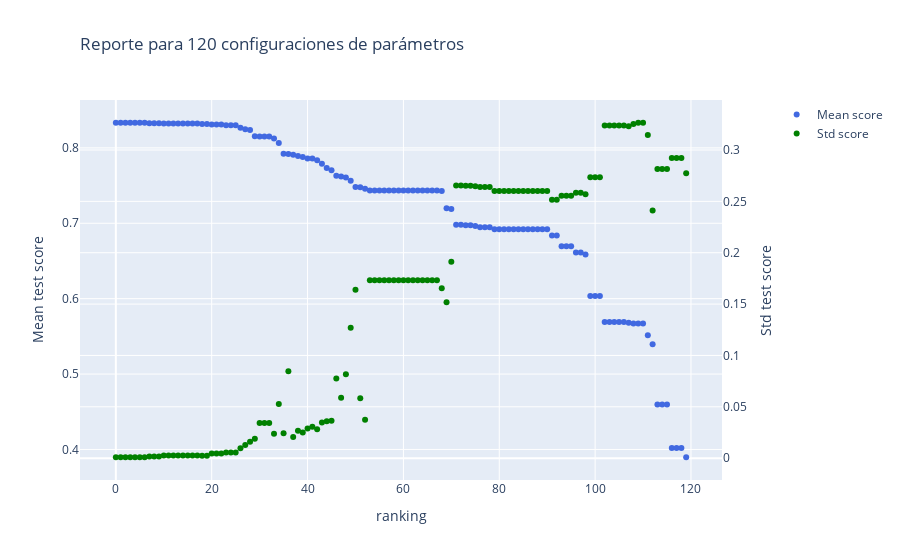

Write notebook code for a chart like this one.
### Code cell
fig = go.Figure()

fig = make_subplots(specs=[[{"secondary_y": True}]])

fig.add_trace(go.Scatter(x=df.index, y=df['mean_test_score'], 
                         name='Mean score', mode='markers', marker=dict(color='royalblue'),
                         yaxis='y1',
                         text=df['params'].astype('str')
                         )
             )

fig.add_trace(go.Scatter(x=df.index, y=df['std_test_score'], 
                         name='Std score', mode='markers', marker=dict(color='green'),
                         yaxis = 'y2',
                         text=df['params'].astype('str')
                         )
             )

fig.update_layout(
    title=go.layout.Title(
        text="Reporte para {} configuraciones de parámetros".format(len(df)),
        xref="paper",
        x=0
    ),
    xaxis_title="ranking",
    yaxis_title="Mean test score",
    yaxis2_title="Std test score", 
 )

### Figure 1 — Plotly figure (JSON) as saved in the notebook; plotly's stock layout.template omitted (floating-point values rounded to 4 significant figures)
{"data": [{"marker": {"color": "royalblue"}, "mode": "markers", "name": "Mean score", "text": ["{'alpha': 0.0001, 'eta0': 0.01, 'learning_rate': 'constant', 'loss': 'hinge'}", "{'alpha': 0.1, 'eta0': 1, 'learning_rate': 'constant', 'loss': 'hinge'}", "{'alpha': 0.1, 'eta0': 1, 'learning_rate': 'constant', 'loss': 'log'}", "{'alpha': 1.0, 'eta0': 0.1, 'learning_rate': 'constant', 'loss': 'hinge'}", "{'alpha': 1.0, 'eta0': 0.1, 'learning_rate': 'constant', 'loss': 'log'}", "{'alpha': 1.0, 'eta0': 1, 'learning_rate': 'constant', 'loss': 'hinge'}", "{'alpha': 1.0, 'eta0': 1, 'learning_rate': 'constant', 'loss': 'log'}", "{'alpha': 0.001, 'eta0': 1, 'learning_rate': 'constant', 'loss': 'hinge'}", "{'alpha': 0.01, 'eta0': 0.1, 'learning_rate': 'constant', 'loss': 'hinge'}", "{'alpha': 0.1, 'eta0': 0.01, 'learning_rate': 'constant', 'loss': 'hinge'}", "{'alpha': 0.0001, 'eta0': 0.01, 'learning_rate': 'constant', 'loss': 'log'}", "{'alpha': 0.01, 'eta0': 1, 'learning_rate': 'constant', 'loss': 'hinge'}", "{'alpha': 0.01, 'eta0': 1, 'learning_rate': 'constant', 'loss': 'log'}", "{'alpha': 0.1, 'eta0': 0.1, 'learning_rate': 'constant', 'loss': 'hinge'}", "{'alpha': 0.1, 'eta0': 0.1, 'learning_rate': 'constant', 'loss': 'log'}", "{'alpha': 1.0, 'eta0': 0.01, 'learning_rate': 'constant', 'loss': 'hinge'}", "{'alpha': 1.0, 'eta0': 0.01, 'learning_rate': 'constant', 'loss': 'log'}", "{'alpha': 1.0, 'eta0': 1, 'learning_rate': 'adaptive', 'loss': 'log'}", "{'alpha': 0.0001, 'eta0': 0.1, 'learning_rate': 'constant', 'loss': 'log'}", "{'alpha': 0.001, 'eta0': 0.01, 'learning_rate': 'constant', 'loss': 'log'}", "{'alpha': 1.0, 'eta0': 0.01, 'learning_rate': 'optimal', 'loss': 'log'}", "{'alpha': 1.0, 'eta0': 0.1, 'learning_rate': 'optimal', 'loss': 'log'}", "{'alpha': 1.0, 'eta0': 1, 'learning_rate': 'optimal', 'loss': 'log'}", "{'alpha': 0.0001, 'eta0': 1, 'learning_rate': 'constant', 'loss': 'log'}", "{'alpha': 0.001, 'eta0': 0.1, 'learning_rate': 'constant', 'loss': 'log'}", "{'alpha': 0.01, 'eta0': 0.01, 'learning_rate': 'constant', 'loss': 'log'}", "{'alpha': 0.1, 'eta0': 0.1, 'learning_rate': 'adaptive', 'loss': 'hinge'}", "{'alpha': 1.0, 'eta0': 0.01, 'learning_rate': 'adaptive', 'loss': 'hinge'}", "{'alpha': 0.1, 'eta0': 0.01, 'learning_rate': 'adaptive', 'loss': 'log'}", "{'alpha': 0.01, 'eta0': 1, 'learning_rate': 'adaptive', 'loss': 'hinge'}", "{'alpha': 0.001, 'eta0': 1, 'learning_rate': 'constant', 'loss': 'log'}", "{'alpha': 0.01, 'eta0': 0.1, 'learning_rate': 'constant', 'loss': 'log'}", "{'alpha': 0.1, 'eta0': 0.01, 'learning_rate': 'constant', 'loss': 'log'}", "{'alpha': 0.01, 'eta0': 1, 'learning_rate': 'adaptive', 'loss': 'log'}", "{'alpha': 0.1, 'eta0': 1, 'learning_rate': 'adaptive', 'loss': 'hinge'}", "{'alpha': 0.0001, 'eta0': 0.01, 'learning_rate': 'adaptive', 'loss': 'log'}", "{'alpha': 1.0, 'eta0': 0.01, 'learning_rate': 'adaptive', 'loss': 'log'}", "{'alpha': 0.01, 'eta0': 0.01, 'learning_rate': 'adaptive', 'loss': 'log'}", "{'alpha': 0.0001, 'eta0': 0.1, 'learning_rate': 'adaptive', 'loss': 'hinge'}", "{'alpha': 0.0001, 'eta0': 0.1, 'learning_rate': 'adaptive', 'loss': 'log'}", "{'alpha': 0.001, 'eta0': 1, 'learning_rate': 'adaptive', 'loss': 'hinge'}", "{'alpha': 0.0001, 'eta0': 1, 'learning_rate': 'adaptive', 'loss': 'log'}", "{'alpha': 0.0001, 'eta0': 1, 'learning_rate': 'adaptive', 'loss': 'hinge'}", "{'alpha': 0.001, 'eta0': 0.1, 'learning_rate': 'adaptive', 'loss': 'hinge'}", "{'alpha': 0.001, 'eta0': 1, 'learning_rate': 'adaptive', 'loss': 'log'}", "{'alpha': 0.001, 'eta0': 0.1, 'learning_rate': 'adaptive', 'loss': 'log'}", "{'alpha': 0.01, 'eta0': 0.1, 'learning_rate': 'adaptive', 'loss': 'log'}", "{'alpha': 0.0001, 'eta0': 0.01, 'learning_rate': 'adaptive', 'loss': 'hinge'}", "{'alpha': 0.001, 'eta0': 0.01, 'learning_rate': 'adaptive', 'loss': 'log'}", "{'alpha': 0.1, 'eta0': 1, 'learning_rate': 'adaptive', 'loss': 'log'}", "{'alpha': 0.1, 'eta0': 0.01, 'learning_rate': 'adaptive', 'loss': 'hinge'}", "{'alpha': 0.01, 'eta0': 0.01, 'learning_rate': 'adaptive', 'loss': 'hinge'}", "{'alpha': 0.001, 'eta0': 0.01, 'learning_rate': 'adaptive', 'loss': 'hinge'}", "{'alpha': 0.0001, 'eta0': 0.01, 'learning_rate': 'optimal', 'loss': 'hinge'}", "{'alpha': 0.0001, 'eta0': 0.1, 'learning_rate': 'optimal', 'loss': 'hinge'}", "{'alpha': 0.0001, 'eta0': 1, 'learning_rate': 'optimal', 'loss': 'hinge'}", "{'alpha': 0.001, 'eta0': 0.01, 'learning_rate': 'optimal', 'loss': 'hinge'}", "{'alpha': 0.001, 'eta0': 0.1, 'learning_rate': 'optimal', 'loss': 'hinge'}", "{'alpha': 0.001, 'eta0': 1, 'learning_rate': 'optimal', 'loss': 'hinge'}", "{'alpha': 0.01, 'eta0': 0.01, 'learning_rate': 'optimal', 'loss': 'hinge'}", "{'alpha': 0.01, 'eta0': 0.1, 'learning_rate': 'optimal', 'loss': 'hinge'}", "{'alpha': 0.01, 'eta0': 1, 'learning_rate': 'optimal', 'loss': 'hinge'}", "{'alpha': 0.1, 'eta0': 0.01, 'learning_rate': 'optimal', 'loss': 'hinge'}", "{'alpha': 0.1, 'eta0': 0.1, 'learning_rate': 'optimal', 'loss': 'hinge'}", "{'alpha': 0.1, 'eta0': 1, 'learning_rate': 'optimal', 'loss': 'hinge'}", "{'alpha': 1.0, 'eta0': 0.01, 'learning_rate': 'optimal', 'loss': 'hinge'}", "{'alpha': 1.0, 'eta0': 0.1, 'learning_rate': 'optimal', 'loss': 'hinge'}", "{'alpha': 1.0, 'eta0': 1, 'learning_rate': 'optimal', 'loss': 'hinge'}", "{'alpha': 1.0, 'eta0': 0.1, 'learning_rate': 'adaptive', 'loss': 'hinge'}", "{'alpha': 0.01, 'eta0': 0.1, 'learning_rate': 'adaptive', 'loss': 'hinge'}", "{'alpha': 1.0, 'eta0': 0.1, 'learning_rate': 'adaptive', 'loss': 'log'}", "{'alpha': 0.1, 'eta0': 1, 'learning_rate': 'invscaling', 'loss': 'hinge'}", "{'alpha': 1.0, 'eta0': 0.1, 'learning_rate': 'invscaling', 'loss': 'hinge'}", "{'alpha': 0.0001, 'eta0': 0.1, 'learning_rate': 'invscaling', 'loss': 'hinge'}", "{'alpha': 0.001, 'eta0': 0.01, 'learning_rate': 'invscaling', 'loss': 'hinge'}", "{'alpha': 0.0001, 'eta0': 0.01, 'learning_rate': 'invscaling', 'loss': 'log'}", "{'alpha': 0.001, 'eta0': 1, 'learning_rate': 'invscaling', 'loss': 'log'}", "{'alpha': 0.01, 'eta0': 0.1, 'learning_rate': 'invscaling', 'loss': 'log'}", "{'alpha': 0.1, 'eta0': 0.01, 'learning_rate': 'invscaling', 'loss': 'log'}", "{'alpha': 0.0001, 'eta0': 0.01, 'learning_rate': 'optimal', 'loss': 'log'}", "{'alpha': 0.0001, 'eta0': 0.1, 'learning_rate': 'optimal', 'loss': 'log'}", "{'alpha': 0.0001, 'eta0': 1, 'learning_rate': 'optimal', 'loss': 'log'}", "{'alpha': 0.001, 'eta0': 0.01, 'learning_rate': 'optimal', 'loss': 'log'}", "{'alpha': 0.001, 'eta0': 0.1, 'learning_rate': 'optimal', 'loss': 'log'}", "{'alpha': 0.001, 'eta0': 1, 'learning_rate': 'optimal', 'loss': 'log'}", "{'alpha': 0.01, 'eta0': 0.01, 'learning_rate': 'optimal', 'loss': 'log'}", "{'alpha': 0.01, 'eta0': 0.1, 'learning_rate': 'optimal', 'loss': 'log'}", "{'alpha': 0.01, 'eta0': 1, 'learning_rate': 'optimal', 'loss': 'log'}", "{'alpha': 0.1, 'eta0': 0.01, 'learning_rate': 'optimal', 'loss': 'log'}", "{'alpha': 0.1, 'eta0': 0.1, 'learning_rate': 'optimal', 'loss': 'log'}", "{'alpha': 0.1, 'eta0': 1, 'learning_rate': 'optimal', 'loss': 'log'}", "{'alpha': 0.0001, 'eta0': 0.1, 'learning_rate': 'constant', 'loss': 'hinge'}", "{'alpha': 0.001, 'eta0': 0.01, 'learning_rate': 'constant', 'loss': 'hinge'}", "{'alpha': 0.01, 'eta0': 1, 'learning_rate': 'invscaling', 'loss': 'log'}", "{'alpha': 0.1, 'eta0': 0.1, 'learning_rate': 'invscaling', 'loss': 'log'}", "{'alpha': 1.0, 'eta0': 0.01, 'learning_rate': 'invscaling', 'loss': 'log'}", "{'alpha': 0.0001, 'eta0': 1, 'learning_rate': 'invscaling', 'loss': 'log'}", "{'alpha': 0.001, 'eta0': 0.1, 'learning_rate': 'invscaling', 'loss': 'log'}", "{'alpha': 0.01, 'eta0': 0.01, 'learning_rate': 'invscaling', 'loss': 'log'}", "{'alpha': 0.0001, 'eta0': 1, 'learning_rate': 'constant', 'loss': 'hinge'}", "{'alpha': 0.001, 'eta0': 0.1, 'learning_rate': 'constant', 'loss': 'hinge'}", "{'alpha': 0.01, 'eta0': 0.01, 'learning_rate': 'constant', 'loss': 'hinge'}", "{'alpha': 0.0001, 'eta0': 1, 'learning_rate': 'invscaling', 'loss': 'hinge'}", "{'alpha': 0.001, 'eta0': 0.1, 'learning_rate': 'invscaling', 'loss': 'hinge'}", "{'alpha': 0.01, 'eta0': 0.01, 'learning_rate': 'invscaling', 'loss': 'hinge'}", "{'alpha': 0.1, 'eta0': 1, 'learning_rate': 'invscaling', 'loss': 'log'}", "{'alpha': 1.0, 'eta0': 0.1, 'learning_rate': 'invscaling', 'loss': 'log'}", "{'alpha': 0.0001, 'eta0': 0.1, 'learning_rate': 'invscaling', 'loss': 'log'}", "{'alpha': 1.0, 'eta0': 1, 'learning_rate': 'adaptive', 'loss': 'hinge'}", "{'alpha': 1.0, 'eta0': 1, 'learning_rate': 'invscaling', 'loss': 'hinge'}", "{'alpha': 1.0, 'eta0': 1, 'learning_rate': 'invscaling', 'loss': 'log'}", "{'alpha': 0.0001, 'eta0': 0.01, 'learning_rate': 'invscaling', 'loss': 'hinge'}", "{'alpha': 0.1, 'eta0': 0.1, 'learning_rate': 'adaptive', 'loss': 'log'}", "{'alpha': 0.01, 'eta0': 1, 'learning_rate': 'invscaling', 'loss': 'hinge'}", "{'alpha': 0.1, 'eta0': 0.1, 'learning_rate': 'invscaling', 'loss': 'hinge'}", "{'alpha': 1.0, 'eta0': 0.01, 'learning_rate': 'invscaling', 'loss': 'hinge'}", "{'alpha': 0.001, 'eta0': 1, 'learning_rate': 'invscaling', 'loss': 'hinge'}", "{'alpha': 0.01, 'eta0': 0.1, 'learning_rate': 'invscaling', 'loss': 'hinge'}", "{'alpha': 0.1, 'eta0': 0.01, 'learning_rate': 'invscaling', 'loss': 'hinge'}", "{'alpha': 0.001, 'eta0': 0.01, 'learning_rate': 'invscaling', 'loss': 'log'}"], "type": "scatter", "x": [0, 1, 2, 3, 4, 5, 6, 7, 8, 9, 10, 11, 12, 13, 14, 15, 16, 17, 18, 19, 20, 21, 22, 23, 24, 25, 26, 27, 28, 29, 30, 31, 32, 33, 34, 35, 36, 37, 38, 39, 40, 41, 42, 43, 44, 45, 46, 47, 48, 49, 50, 51, 52, 53, 54, 55, 56, 57, 58, 59, 60, 61, 62, 63, 64, 65, 66, 67, 68, 69, 70, 71, 72, 73, 74, 75, 76, 77, 78, 79, 80, 81, 82, 83, 84, 85, 86, 87, 88, 89, 90, 91, 92, 93, 94, 95, 96, 97, 98, 99, 100, 101, 102, 103, 104, 105, 106, 107, 108, 109, 110, 111, 112, 113, 114, 115, 116, 117, 118, 119], "y": [0.8333, 0.8333, 0.8333, 0.8333, 0.8333, 0.8333, 0.8333, 0.8328, 0.8328, 0.8328, 0.8323, 0.8323, 0.8323, 0.8323, 0.8323, 0.8323, 0.8323, 0.8323, 0.8317, 0.8317, 0.8312, 0.8312, 0.8312, 0.8301, 0.8301, 0.8301, 0.8269, 0.8247, 0.8236, 0.8155, 0.815, 0.815, 0.815, 0.8123, 0.8064, 0.7923, 0.7918, 0.7907, 0.7891, 0.788, 0.7859, 0.7859, 0.7837, 0.7789, 0.7735, 0.7702, 0.7631, 0.7622, 0.7606, 0.7562, 0.7482, 0.7476, 0.7459, 0.7436, 0.7436, 0.7436, 0.7436, 0.7436, 0.7436, 0.7436, 0.7436, 0.7436, 0.7436, 0.7436, 0.7436, 0.7436, 0.7436, 0.7436, 0.7428, 0.7199, 0.719, 0.698, 0.698, 0.6975, 0.6975, 0.6964, 0.6948, 0.6948, 0.6948, 0.6921, 0.6921, 0.6921, 0.6921, 0.6921, 0.6921, 0.6921, 0.6921, 0.6921, 0.6921, 0.6921, 0.6921, 0.6837, 0.6837, 0.6694, 0.6694, 0.6694, 0.6614, 0.6614, 0.6587, 0.6034, 0.6034, 0.6034, 0.5692, 0.5692, 0.5692, 0.5692, 0.5692, 0.5681, 0.567, 0.567, 0.567, 0.5514, 0.5397, 0.4595, 0.4595, 0.4595, 0.4021, 0.4021, 0.4021, 0.3897], "yaxis": "y"}, {"marker": {"color": "green"}, "mode": "markers", "name": "Std score", "text": ["{'alpha': 0.0001, 'eta0': 0.01, 'learning_rate': 'constant', 'loss': 'hinge'}", "{'alpha': 0.1, 'eta0': 1, 'learning_rate': 'constant', 'loss': 'hinge'}", "{'alpha': 0.1, 'eta0': 1, 'learning_rate': 'constant', 'loss': 'log'}", "{'alpha': 1.0, 'eta0': 0.1, 'learning_rate': 'constant', 'loss': 'hinge'}", "{'alpha': 1.0, 'eta0': 0.1, 'learning_rate': 'constant', 'loss': 'log'}", "{'alpha': 1.0, 'eta0': 1, 'learning_rate': 'constant', 'loss': 'hinge'}", "{'alpha': 1.0, 'eta0': 1, 'learning_rate': 'constant', 'loss': 'log'}", "{'alpha': 0.001, 'eta0': 1, 'learning_rate': 'constant', 'loss': 'hinge'}", "{'alpha': 0.01, 'eta0': 0.1, 'learning_rate': 'constant', 'loss': 'hinge'}", "{'alpha': 0.1, 'eta0': 0.01, 'learning_rate': 'constant', 'loss': 'hinge'}", "{'alpha': 0.0001, 'eta0': 0.01, 'learning_rate': 'constant', 'loss': 'log'}", "{'alpha': 0.01, 'eta0': 1, 'learning_rate': 'constant', 'loss': 'hinge'}", "{'alpha': 0.01, 'eta0': 1, 'learning_rate': 'constant', 'loss': 'log'}", "{'alpha': 0.1, 'eta0': 0.1, 'learning_rate': 'constant', 'loss': 'hinge'}", "{'alpha': 0.1, 'eta0': 0.1, 'learning_rate': 'constant', 'loss': 'log'}", "{'alpha': 1.0, 'eta0': 0.01, 'learning_rate': 'constant', 'loss': 'hinge'}", "{'alpha': 1.0, 'eta0': 0.01, 'learning_rate': 'constant', 'loss': 'log'}", "{'alpha': 1.0, 'eta0': 1, 'learning_rate': 'adaptive', 'loss': 'log'}", "{'alpha': 0.0001, 'eta0': 0.1, 'learning_rate': 'constant', 'loss': 'log'}", "{'alpha': 0.001, 'eta0': 0.01, 'learning_rate': 'constant', 'loss': 'log'}", "{'alpha': 1.0, 'eta0': 0.01, 'learning_rate': 'optimal', 'loss': 'log'}", "{'alpha': 1.0, 'eta0': 0.1, 'learning_rate': 'optimal', 'loss': 'log'}", "{'alpha': 1.0, 'eta0': 1, 'learning_rate': 'optimal', 'loss': 'log'}", "{'alpha': 0.0001, 'eta0': 1, 'learning_rate': 'constant', 'loss': 'log'}", "{'alpha': 0.001, 'eta0': 0.1, 'learning_rate': 'constant', 'loss': 'log'}", "{'alpha': 0.01, 'eta0': 0.01, 'learning_rate': 'constant', 'loss': 'log'}", "{'alpha': 0.1, 'eta0': 0.1, 'learning_rate': 'adaptive', 'loss': 'hinge'}", "{'alpha': 1.0, 'eta0': 0.01, 'learning_rate': 'adaptive', 'loss': 'hinge'}", "{'alpha': 0.1, 'eta0': 0.01, 'learning_rate': 'adaptive', 'loss': 'log'}", "{'alpha': 0.01, 'eta0': 1, 'learning_rate': 'adaptive', 'loss': 'hinge'}", "{'alpha': 0.001, 'eta0': 1, 'learning_rate': 'constant', 'loss': 'log'}", "{'alpha': 0.01, 'eta0': 0.1, 'learning_rate': 'constant', 'loss': 'log'}", "{'alpha': 0.1, 'eta0': 0.01, 'learning_rate': 'constant', 'loss': 'log'}", "{'alpha': 0.01, 'eta0': 1, 'learning_rate': 'adaptive', 'loss': 'log'}", "{'alpha': 0.1, 'eta0': 1, 'learning_rate': 'adaptive', 'loss': 'hinge'}", "{'alpha': 0.0001, 'eta0': 0.01, 'learning_rate': 'adaptive', 'loss': 'log'}", "{'alpha': 1.0, 'eta0': 0.01, 'learning_rate': 'adaptive', 'loss': 'log'}", "{'alpha': 0.01, 'eta0': 0.01, 'learning_rate': 'adaptive', 'loss': 'log'}", "{'alpha': 0.0001, 'eta0': 0.1, 'learning_rate': 'adaptive', 'loss': 'hinge'}", "{'alpha': 0.0001, 'eta0': 0.1, 'learning_rate': 'adaptive', 'loss': 'log'}", "{'alpha': 0.001, 'eta0': 1, 'learning_rate': 'adaptive', 'loss': 'hinge'}", "{'alpha': 0.0001, 'eta0': 1, 'learning_rate': 'adaptive', 'loss': 'log'}", "{'alpha': 0.0001, 'eta0': 1, 'learning_rate': 'adaptive', 'loss': 'hinge'}", "{'alpha': 0.001, 'eta0': 0.1, 'learning_rate': 'adaptive', 'loss': 'hinge'}", "{'alpha': 0.001, 'eta0': 1, 'learning_rate': 'adaptive', 'loss': 'log'}", "{'alpha': 0.001, 'eta0': 0.1, 'learning_rate': 'adaptive', 'loss': 'log'}", "{'alpha': 0.01, 'eta0': 0.1, 'learning_rate': 'adaptive', 'loss': 'log'}", "{'alpha': 0.0001, 'eta0': 0.01, 'learning_rate': 'adaptive', 'loss': 'hinge'}", "{'alpha': 0.001, 'eta0': 0.01, 'learning_rate': 'adaptive', 'loss': 'log'}", "{'alpha': 0.1, 'eta0': 1, 'learning_rate': 'adaptive', 'loss': 'log'}", "{'alpha': 0.1, 'eta0': 0.01, 'learning_rate': 'adaptive', 'loss': 'hinge'}", "{'alpha': 0.01, 'eta0': 0.01, 'learning_rate': 'adaptive', 'loss': 'hinge'}", "{'alpha': 0.001, 'eta0': 0.01, 'learning_rate': 'adaptive', 'loss': 'hinge'}", "{'alpha': 0.0001, 'eta0': 0.01, 'learning_rate': 'optimal', 'loss': 'hinge'}", "{'alpha': 0.0001, 'eta0': 0.1, 'learning_rate': 'optimal', 'loss': 'hinge'}", "{'alpha': 0.0001, 'eta0': 1, 'learning_rate': 'optimal', 'loss': 'hinge'}", "{'alpha': 0.001, 'eta0': 0.01, 'learning_rate': 'optimal', 'loss': 'hinge'}", "{'alpha': 0.001, 'eta0': 0.1, 'learning_rate': 'optimal', 'loss': 'hinge'}", "{'alpha': 0.001, 'eta0': 1, 'learning_rate': 'optimal', 'loss': 'hinge'}", "{'alpha': 0.01, 'eta0': 0.01, 'learning_rate': 'optimal', 'loss': 'hinge'}", "{'alpha': 0.01, 'eta0': 0.1, 'learning_rate': 'optimal', 'loss': 'hinge'}", "{'alpha': 0.01, 'eta0': 1, 'learning_rate': 'optimal', 'loss': 'hinge'}", "{'alpha': 0.1, 'eta0': 0.01, 'learning_rate': 'optimal', 'loss': 'hinge'}", "{'alpha': 0.1, 'eta0': 0.1, 'learning_rate': 'optimal', 'loss': 'hinge'}", "{'alpha': 0.1, 'eta0': 1, 'learning_rate': 'optimal', 'loss': 'hinge'}", "{'alpha': 1.0, 'eta0': 0.01, 'learning_rate': 'optimal', 'loss': 'hinge'}", "{'alpha': 1.0, 'eta0': 0.1, 'learning_rate': 'optimal', 'loss': 'hinge'}", "{'alpha': 1.0, 'eta0': 1, 'learning_rate': 'optimal', 'loss': 'hinge'}", "{'alpha': 1.0, 'eta0': 0.1, 'learning_rate': 'adaptive', 'loss': 'hinge'}", "{'alpha': 0.01, 'eta0': 0.1, 'learning_rate': 'adaptive', 'loss': 'hinge'}", "{'alpha': 1.0, 'eta0': 0.1, 'learning_rate': 'adaptive', 'loss': 'log'}", "{'alpha': 0.1, 'eta0': 1, 'learning_rate': 'invscaling', 'loss': 'hinge'}", "{'alpha': 1.0, 'eta0': 0.1, 'learning_rate': 'invscaling', 'loss': 'hinge'}", "{'alpha': 0.0001, 'eta0': 0.1, 'learning_rate': 'invscaling', 'loss': 'hinge'}", "{'alpha': 0.001, 'eta0': 0.01, 'learning_rate': 'invscaling', 'loss': 'hinge'}", "{'alpha': 0.0001, 'eta0': 0.01, 'learning_rate': 'invscaling', 'loss': 'log'}", "{'alpha': 0.001, 'eta0': 1, 'learning_rate': 'invscaling', 'loss': 'log'}", "{'alpha': 0.01, 'eta0': 0.1, 'learning_rate': 'invscaling', 'loss': 'log'}", "{'alpha': 0.1, 'eta0': 0.01, 'learning_rate': 'invscaling', 'loss': 'log'}", "{'alpha': 0.0001, 'eta0': 0.01, 'learning_rate': 'optimal', 'loss': 'log'}", "{'alpha': 0.0001, 'eta0': 0.1, 'learning_rate': 'optimal', 'loss': 'log'}", "{'alpha': 0.0001, 'eta0': 1, 'learning_rate': 'optimal', 'loss': 'log'}", "{'alpha': 0.001, 'eta0': 0.01, 'learning_rate': 'optimal', 'loss': 'log'}", "{'alpha': 0.001, 'eta0': 0.1, 'learning_rate': 'optimal', 'loss': 'log'}", "{'alpha': 0.001, 'eta0': 1, 'learning_rate': 'optimal', 'loss': 'log'}", "{'alpha': 0.01, 'eta0': 0.01, 'learning_rate': 'optimal', 'loss': 'log'}", "{'alpha': 0.01, 'eta0': 0.1, 'learning_rate': 'optimal', 'loss': 'log'}", "{'alpha': 0.01, 'eta0': 1, 'learning_rate': 'optimal', 'loss': 'log'}", "{'alpha': 0.1, 'eta0': 0.01, 'learning_rate': 'optimal', 'loss': 'log'}", "{'alpha': 0.1, 'eta0': 0.1, 'learning_rate': 'optimal', 'loss': 'log'}", "{'alpha': 0.1, 'eta0': 1, 'learning_rate': 'optimal', 'loss': 'log'}", "{'alpha': 0.0001, 'eta0': 0.1, 'learning_rate': 'constant', 'loss': 'hinge'}", "{'alpha': 0.001, 'eta0': 0.01, 'learning_rate': 'constant', 'loss': 'hinge'}", "{'alpha': 0.01, 'eta0': 1, 'learning_rate': 'invscaling', 'loss': 'log'}", "{'alpha': 0.1, 'eta0': 0.1, 'learning_rate': 'invscaling', 'loss': 'log'}", "{'alpha': 1.0, 'eta0': 0.01, 'learning_rate': 'invscaling', 'loss': 'log'}", "{'alpha': 0.0001, 'eta0': 1, 'learning_rate': 'invscaling', 'loss': 'log'}", "{'alpha': 0.001, 'eta0': 0.1, 'learning_rate': 'invscaling', 'loss': 'log'}", "{'alpha': 0.01, 'eta0': 0.01, 'learning_rate': 'invscaling', 'loss': 'log'}", "{'alpha': 0.0001, 'eta0': 1, 'learning_rate': 'constant', 'loss': 'hinge'}", "{'alpha': 0.001, 'eta0': 0.1, 'learning_rate': 'constant', 'loss': 'hinge'}", "{'alpha': 0.01, 'eta0': 0.01, 'learning_rate': 'constant', 'loss': 'hinge'}", "{'alpha': 0.0001, 'eta0': 1, 'learning_rate': 'invscaling', 'loss': 'hinge'}", "{'alpha': 0.001, 'eta0': 0.1, 'learning_rate': 'invscaling', 'loss': 'hinge'}", "{'alpha': 0.01, 'eta0': 0.01, 'learning_rate': 'invscaling', 'loss': 'hinge'}", "{'alpha': 0.1, 'eta0': 1, 'learning_rate': 'invscaling', 'loss': 'log'}", "{'alpha': 1.0, 'eta0': 0.1, 'learning_rate': 'invscaling', 'loss': 'log'}", "{'alpha': 0.0001, 'eta0': 0.1, 'learning_rate': 'invscaling', 'loss': 'log'}", "{'alpha': 1.0, 'eta0': 1, 'learning_rate': 'adaptive', 'loss': 'hinge'}", "{'alpha': 1.0, 'eta0': 1, 'learning_rate': 'invscaling', 'loss': 'hinge'}", "{'alpha': 1.0, 'eta0': 1, 'learning_rate': 'invscaling', 'loss': 'log'}", "{'alpha': 0.0001, 'eta0': 0.01, 'learning_rate': 'invscaling', 'loss': 'hinge'}", "{'alpha': 0.1, 'eta0': 0.1, 'learning_rate': 'adaptive', 'loss': 'log'}", "{'alpha': 0.01, 'eta0': 1, 'learning_rate': 'invscaling', 'loss': 'hinge'}", "{'alpha': 0.1, 'eta0': 0.1, 'learning_rate': 'invscaling', 'loss': 'hinge'}", "{'alpha': 1.0, 'eta0': 0.01, 'learning_rate': 'invscaling', 'loss': 'hinge'}", "{'alpha': 0.001, 'eta0': 1, 'learning_rate': 'invscaling', 'loss': 'hinge'}", "{'alpha': 0.01, 'eta0': 0.1, 'learning_rate': 'invscaling', 'loss': 'hinge'}", "{'alpha': 0.1, 'eta0': 0.01, 'learning_rate': 'invscaling', 'loss': 'hinge'}", "{'alpha': 0.001, 'eta0': 0.01, 'learning_rate': 'invscaling', 'loss': 'log'}"], "type": "scatter", "x": [0, 1, 2, 3, 4, 5, 6, 7, 8, 9, 10, 11, 12, 13, 14, 15, 16, 17, 18, 19, 20, 21, 22, 23, 24, 25, 26, 27, 28, 29, 30, 31, 32, 33, 34, 35, 36, 37, 38, 39, 40, 41, 42, 43, 44, 45, 46, 47, 48, 49, 50, 51, 52, 53, 54, 55, 56, 57, 58, 59, 60, 61, 62, 63, 64, 65, 66, 67, 68, 69, 70, 71, 72, 73, 74, 75, 76, 77, 78, 79, 80, 81, 82, 83, 84, 85, 86, 87, 88, 89, 90, 91, 92, 93, 94, 95, 96, 97, 98, 99, 100, 101, 102, 103, 104, 105, 106, 107, 108, 109, 110, 111, 112, 113, 114, 115, 116, 117, 118, 119], "y": [0.0009004, 0.0009004, 0.0009004, 0.0009004, 0.0009004, 0.0009004, 0.0009004, 0.001568, 0.001568, 0.001568, 0.002536, 0.002536, 0.002536, 0.002536, 0.002536, 0.002536, 0.002536, 0.002536, 0.002343, 0.002343, 0.004621, 0.004621, 0.004621, 0.005571, 0.005571, 0.005571, 0.009776, 0.01291, 0.01598, 0.01895, 0.03428, 0.03428, 0.03428, 0.0239, 0.05281, 0.02427, 0.0846, 0.02056, 0.0267, 0.02506, 0.02894, 0.03052, 0.02818, 0.03466, 0.03594, 0.03637, 0.07747, 0.05891, 0.08174, 0.1269, 0.1639, 0.05829, 0.03736, 0.1732, 0.1732, 0.1732, 0.1732, 0.1732, 0.1732, 0.1732, 0.1732, 0.1732, 0.1732, 0.1732, 0.1732, 0.1732, 0.1732, 0.1732, 0.1655, 0.1517, 0.1911, 0.2655, 0.2655, 0.2652, 0.2652, 0.2647, 0.2641, 0.2641, 0.2641, 0.2601, 0.2601, 0.2601, 0.2601, 0.2601, 0.2601, 0.2601, 0.2601, 0.2601, 0.2601, 0.2601, 0.2601, 0.2516, 0.2516, 0.2555, 0.2555, 0.2555, 0.2584, 0.2584, 0.257, 0.2735, 0.2735, 0.2735, 0.3239, 0.3239, 0.3239, 0.3239, 0.3239, 0.323, 0.3254, 0.3265, 0.3265, 0.3145, 0.2411, 0.2815, 0.2815, 0.2815, 0.2922, 0.2922, 0.2922, 0.2773], "yaxis": "y2"}], "layout": {"title": {"text": "Reporte para 120 configuraciones de parámetros", "x": 0, "xref": "paper"}, "xaxis": {"anchor": "y", "domain": [0, 0.94], "title": {"text": "ranking"}}, "yaxis": {"anchor": "x", "domain": [0, 1], "title": {"text": "Mean test score"}}, "yaxis2": {"anchor": "x", "overlaying": "y", "side": "right", "title": {"text": "Std test score"}}}}
